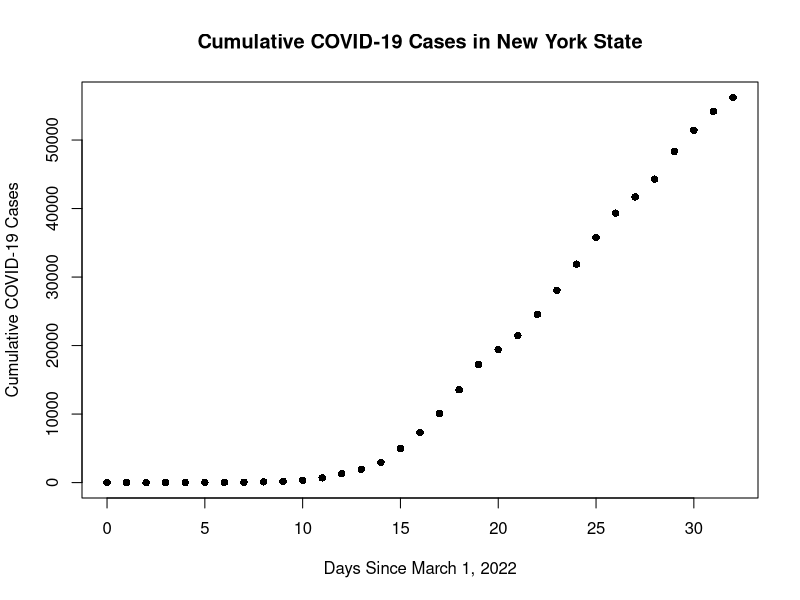
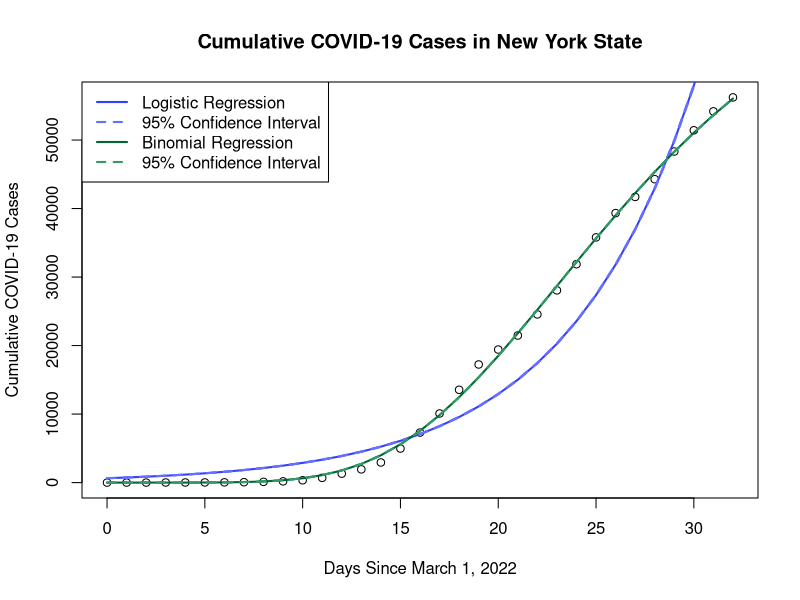
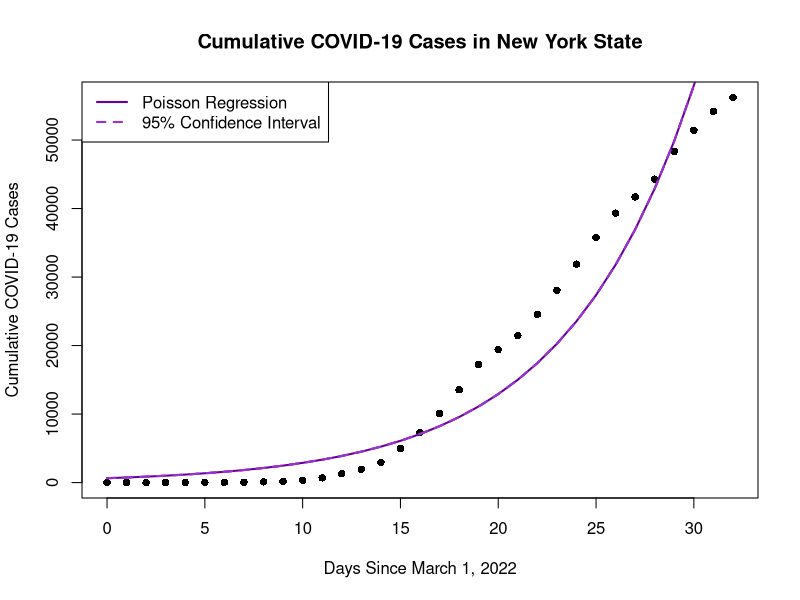

Write R code to recreate these figures, in order.
## ---- chunk 1
# Make sure to keep the default for normal processing.
default_output_hook <- knitr::knit_hooks$get("output")

# Output hooks handle normal R console output.
knitr::knit_hooks$set( output = function(x, options) {

  comment <- knitr::opts_current$get("comment")
  if( is.na(comment) ) comment <- ""
  can_null <- grepl( paste0( comment, "\\s*\\[\\d?\\]" ),
                     x, perl = TRUE)
  do_null <- isTRUE( knitr::opts_current$get("null_prefix") )
  if( can_null && do_null ) {
    # By default R print output aligns at the right brace.
    align_index <- regexpr( "\\]", x )[1] - 1
    # Two cases: start or newline
    re <- paste0( "^.{", align_index, "}\\]")
    rep <- comment
    x <- gsub( re, rep,  x )
    re <- paste0( "\\\n.{", align_index, "}\\]")
    rep <- paste0( "\n", comment )
    x <- gsub( re, rep,  x )
  }

  default_output_hook( x, options )

})

knitr::opts_template$set("kill_prefix"=list(comment=NA, null_prefix=TRUE))

knitr::opts_chunk$set(opts.label="kill_prefix")

library(knitr)
library(ggplot2)
library(boot)
library(minpack.lm)
## ---- chunk 2
nyData <- readxl::read_xls("NYData updated 2022.xls", sheet = 1)

# Add cumulative sum column
nyData$CaseCumSum <- cumsum(nyData$NewCases)

# Add a column for those not infected
nyData$Uninfected <- 19540000-nyData$CaseCumSum

# Remove February 29 data ("Day 0") and reset March 1 to Day 0
nyData <- nyData[-1,]
nyData$Day <- nyData$Day-1
## ---- chunk 3
plot(CaseCumSum ~ Day, 
     data = nyData,
     main = "Cumulative COVID-19 Cases in New York State",
     ylab = "Cumulative COVID-19 Cases",
     xlab = "Days Since March 1, 2022",
     pch = 16)
## ---- chunk 4
# Get logistic regression 
fit1 <- glm(cbind(nyData$CaseCumSum, nyData$Uninfected) ~ nyData$Day,
              family = "binomial")

summary(fit1)

# Create dataframe of days since March 1 (0 to 32)
newData <- data.frame(Day = seq(0,32))

# Calculate confidence interval bands
nyCIBands <- predict.glm(fit1,
                         newData,
                         se.fit = TRUE)
## ---- chunk 5
# Initial values were taken from the glm() results from before (chose these values 
# after working with Emily and Sydney) 

# The total number of cases 33 days after March 1
aStart <- nyData$CaseCumSum[33]

# The median of the deviance residuals
bStart <- -34.81

# The intercept
cStart <- -fit1$coefficients[[2]]

# Get Gompertz curve
fit2 <- nls(CaseCumSum ~ a*exp(b*exp(c*Day)), 
            data = nyData,
            start = list(a = aStart, 
                         b = bStart, 
                         c = cStart)
           )
## ---- chunk 6
# Define number of iterations
nit <- 1000

# Define the matrices into which residual bootstrap samples and the nls() results 
# will be stored
boot <- matrix(data = NA,
               nrow = nit,
               ncol = length(fit1$residuals),
               dimnames = list(c(1:nit),
                               c(1:length(fit1$residuals))
                               )
               )

abcEst<- matrix(data = NA,
                nrow = nit,
                ncol = 3,
                dimnames = list(c(1:nit),
                                c("a^star", "b^star", "c^star")
                                )
                )

bootPred <- matrix(data = NA,
                   nrow = length(nyData$Day),
                   ncol = nit,
                   dimnames = list(c(1:length(nyData$Day)),
                                   c(1:nit))
                   )

# Run bootstrap
for (i in 1:nit) {
    # Resample the residuals from fit1
        boot[i,] <- sample(x = fit1$residuals,
                          size = length(fit1$residuals),
                          replace = TRUE
                          )
    # Add those resampled residuals to the original cumulative case data into a 
    # dataframe
        temp <- data.frame(cbind(nyData$Day,
                                 boot[i,]+nyData$CaseCumSum)
                           )
    # Run nls() again using the a, b, and c starts from before
        temp <- try(nls(X2 ~ a*exp(b*exp(c*X1)),
                        data = temp,
                        start = list(a = aStart,
                                     b = bStart,
                                     c = cStart)
                        )
        )
    # Save a, b, and c values
        abcEst[i,] <- rbind(temp$m$getPars())
    # Get the predicted Y values for each iteration of the new a, b, and c estimates
        bootPred[,i] <- abcEst[i,1]*exp(abcEst[i,2]*exp(abcEst[i,3]*nyData$Day))
}

# Get the 95% confidence intervals, upper, middle, and lower
nyCIBands2 <- matrix(data = NA,
                    nrow = length(nyData$Day),
                    ncol = 3,
                    dimnames = list(c(1:length(nyData$Day)),
                                    c("lwr", "fit", "upr"))
                    )

for (i in 1:33) {
        nyCIBands2[i,] <- quantile(bootPred[i,], c(0.025, 0.5, 0.975))
}
## ---- chunk 7
plot(CaseCumSum ~ Day, 
     data = nyData,
     main = "Cumulative COVID-19 Cases in New York State",
     ylab = "Cumulative COVID-19 Cases",
     xlab = "Days Since March 1, 2022"
     )

# Fit line
lines(newData[,1],
      inv.logit(nyCIBands$fit)*19540000,
      col = "#333FFF",
      lwd = 2)

# Get CI upper bounds
lines(newData[,1],
      inv.logit(nyCIBands$fit+1.96*nyCIBands$se.fit)*19540000,
      col = "#666FFF",
      lwd = 2,
      lty = 2)

# Get CI lower bounds
lines(newData[,1],
      inv.logit(nyCIBands$fit-1.96*nyCIBands$se.fit)*19540000,
      col = "#666FFF",
      lwd = 2,
      lty = 2)

# Plot Gompertz curve
lines(newData[,1],
      fitted(fit2),
      col = "#006633",
      lwd = 2)

# Get CI upper bounds
lines(newData[,1],
      nyCIBands2[,"upr"],
      col = "#339966",
      lwd = 2,
      lty = 2)

# Get CI lower bounds
lines(newData[,1],
      nyCIBands2[,"lwr"],
      col = "#339966",
      lwd = 2,
      lty = 2)

# Get legend
legend("topleft",
       c("Logistic Regression", 
         "95% Confidence Interval", 
         "Binomial Regression", 
         "95% Confidence Interval"),
       lwd = 2,
       lty = c(1,2,1,2),
       col = c("#333FFF", "#666FFF", "#006633", "#339966"))
## ---- chunk 8
# Get Poisson regression, taking inspiration from
# https://www.dataquest.io/blog/tutorial-poisson-regression-in-r/
fit3 <- glm(CaseCumSum ~ Day,
            data = nyData,
            family = poisson(link = "log"))

summary(fit3)

# Calculate confidence interval bands
nyCIBands3 <- predict.glm(fit3,
                          newData,
                          se.fit = TRUE)
## ---- chunk 9
plot(CaseCumSum ~ Day, 
     data = nyData,
     main = "Cumulative COVID-19 Cases in New York State",
     ylab = "Cumulative COVID-19 Cases",
     xlab = "Days Since March 1, 2022",
     pch = 16)

# Fit line
lines(newData[,1],
      fit3$fitted.values,
      col = "#660099",
      lwd = 2)

# Get CI upper bounds
lines(newData[,1],
      fit3$fitted.values+1.96*nyCIBands3$se.fit,
      col = "#9933CC",
      lwd = 2,
      lty = 2)

# Get CI lower bounds
lines(newData[,1],
      fit3$fitted.values-1.96*nyCIBands3$se.fit,
      col = "#9933CC",
      lwd = 2,
      lty = 2)

# Get legend
legend("topleft",
       c("Poisson Regression", 
         "95% Confidence Interval"),
       lwd = 2,
       lty = c(1,2),
       col = c("#660099", "#9933CC"))
